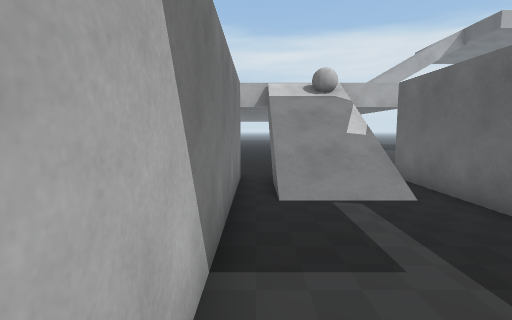
view 1 (above)

20 first-person views from a walk through a scene from a Unity 3-D project. The camera is 1.5 m above the floor, tilts 6° down and sees 85° across. The floor is counted in squares, 1 m on a side. Each view is taken from the middle of a square. On the plan, view 1 faces up. The plan holds only what a view shows up to about 14 squares ahead; the rest is blank. The place goes on beyond the plan. The player character is not drawn.

view 2
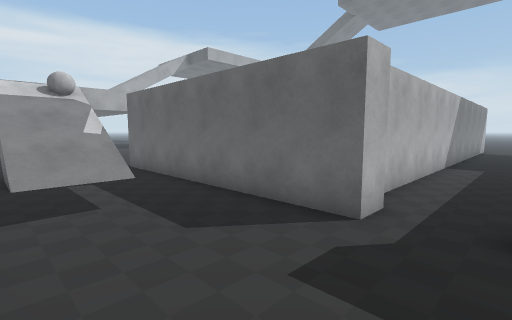

view 3
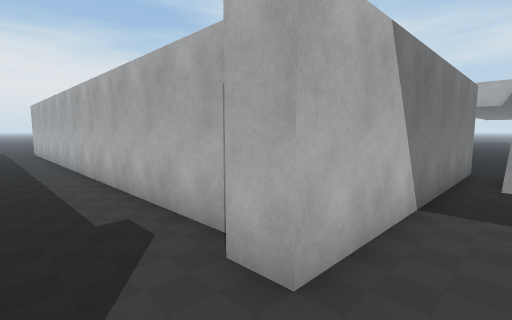

view 4
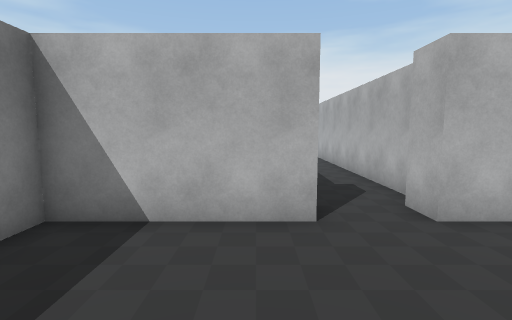

view 5
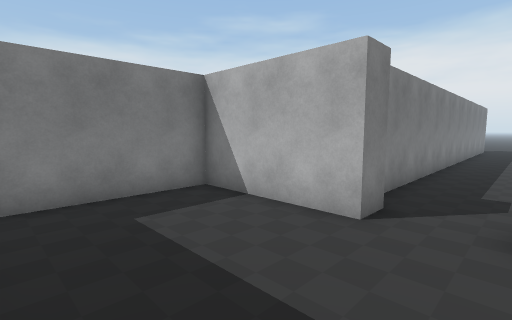

view 6
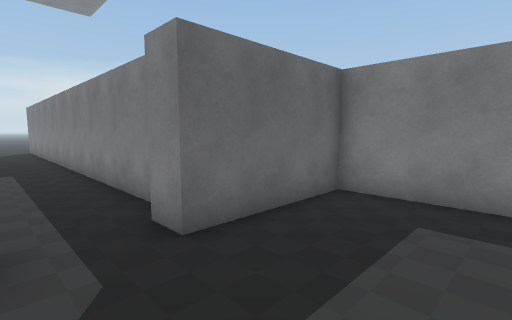

view 7
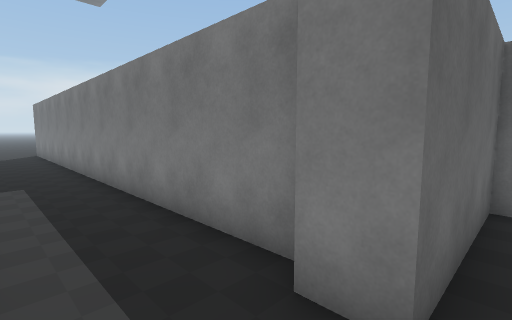

view 8
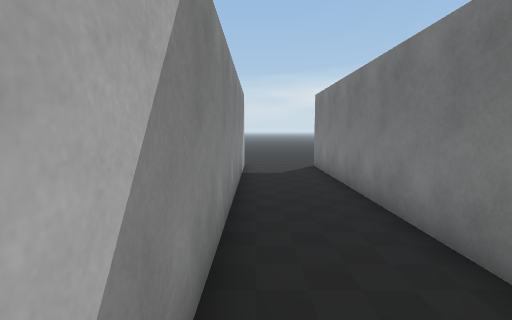

view 9
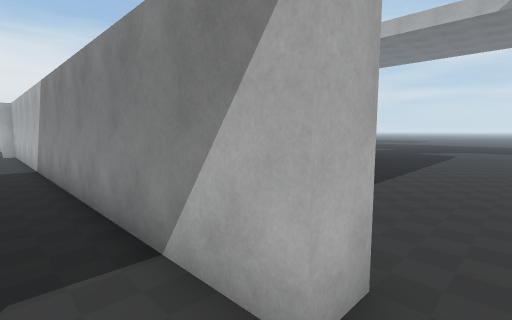

view 10
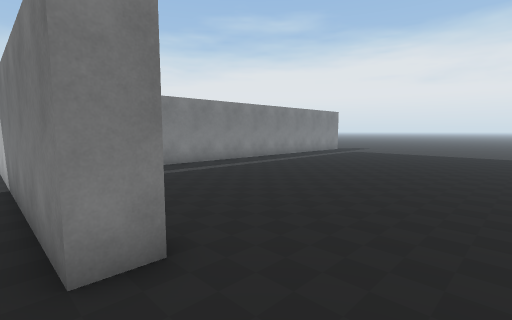

view 11
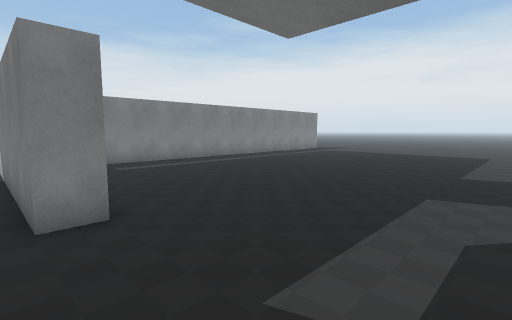

view 12
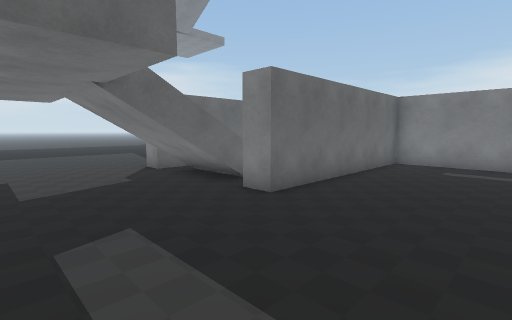

view 13
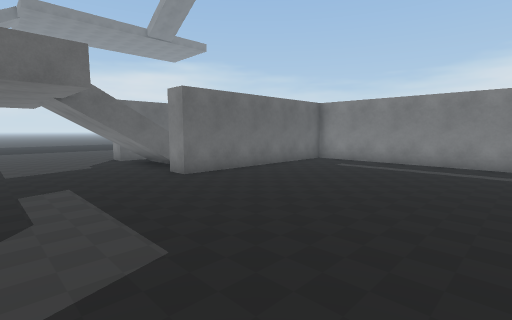

view 14
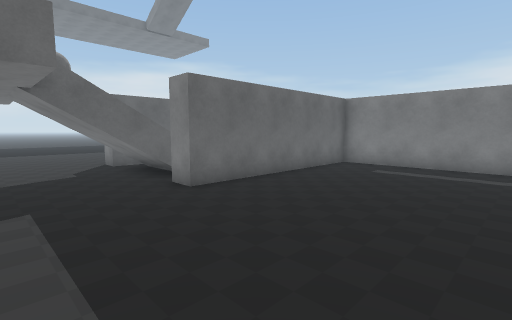

view 15
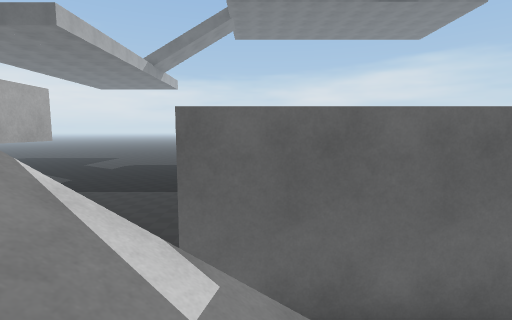

view 16
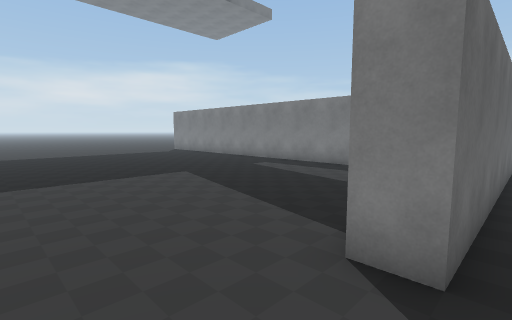

view 17
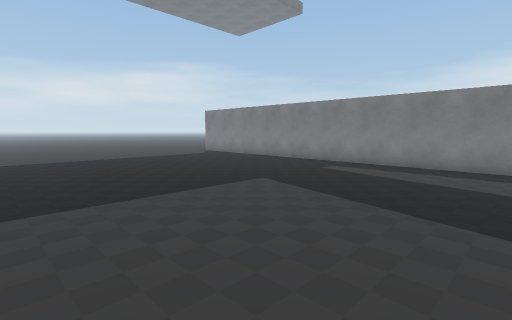

view 18
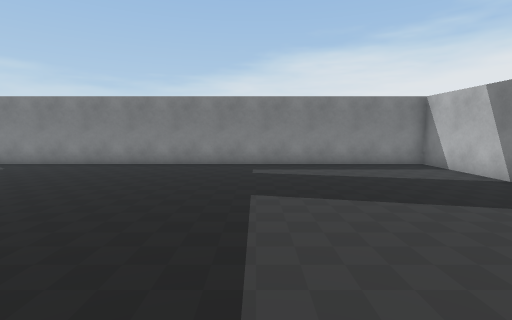

view 19
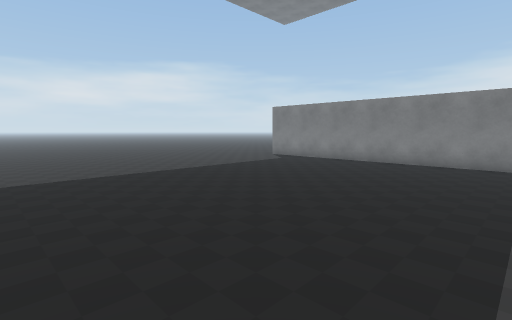

view 20
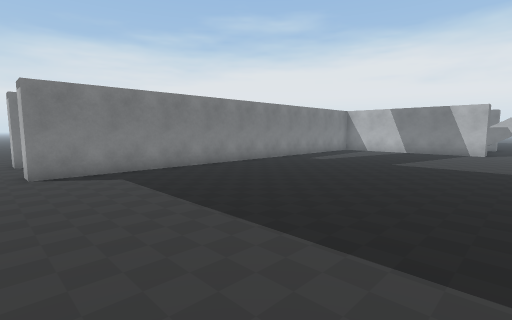

### Floor plan
Points are (right, up) in squares from view 1. A wall is a line through its corners. A room is listed if a view was taken in it or the views show most of it. See-through windows are left out.
Room 1 (views 1, 2, 3, 4, 5, 6, 7, 8, 9, 10, 11, 12, 13, 14, 15, 16, 17, 18, 19, 20)
walls: (5.5, 5) (5.5, 0.5) (25, 0.5) (25, -0.5) (6.9, -0.5); (5.6, -1) (4.5, -1) (4.5, 9) (5.5, 9); (5.7, -3.5) (25, -3.5) (25, -4.5); (-2, -0.5) (-10.5, -0.5); (-1.6, -3) (-0.5, -3) (-0.5, -7.5) (4.5, -7.5) (4.5, -3) (5.5, -3); (-9.5, 0.5) (-1.5, 0.5) (-1.5, 9) (-0.5, 9) (-0.5, -1) (-1.5, -1); (-10.5, -3.5) (-2.9, -3.5)
ways out: opening at (25.5, -4)
objects: ball (3, 11)

Where each view was taken, in squares from view 1:
view 1: 0 up, 0 right, facing up
view 2: 3 down, 0 right, facing up-right
view 3: 3 down, 1 right, facing up-left
view 4: 4 down, 4 right, facing left
view 5: 1 down, 4 right, facing down-left
view 6: 1 down, 1 right, facing down-right
view 7: 1 down, 4 right, facing down-right
view 8: 1 down, 13 right, facing right
view 9: 2 down, 26 right, facing up-left
view 10: 12 up, 0 right, facing down-left
view 11: 14 up, 0 right, facing down-left
view 12: 14 up, 6 left, facing down-right
view 13: 14 up, 10 left, facing down-right
view 14: 13 up, 8 left, facing down-right
view 15: 8 up, 1 right, facing right
view 16: 12 up, 4 right, facing down-right
view 17: 13 up, 7 right, facing down-right
view 18: 13 up, 13 right, facing down
view 19: 14 up, 13 right, facing down-right
view 20: 11 up, 26 right, facing down-left
